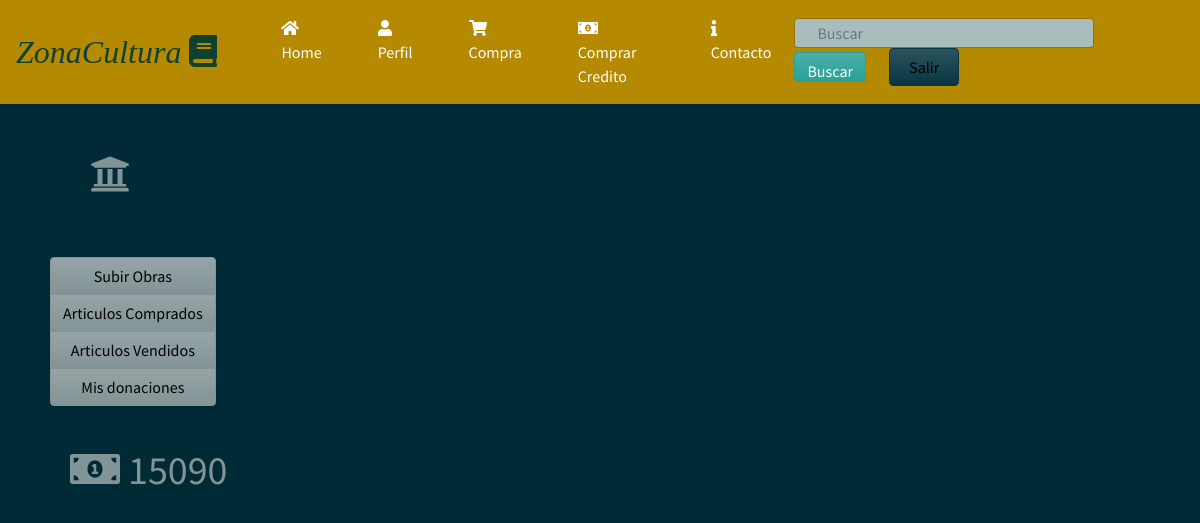
The page /Perfil (signed in) on the database as committed earlier.
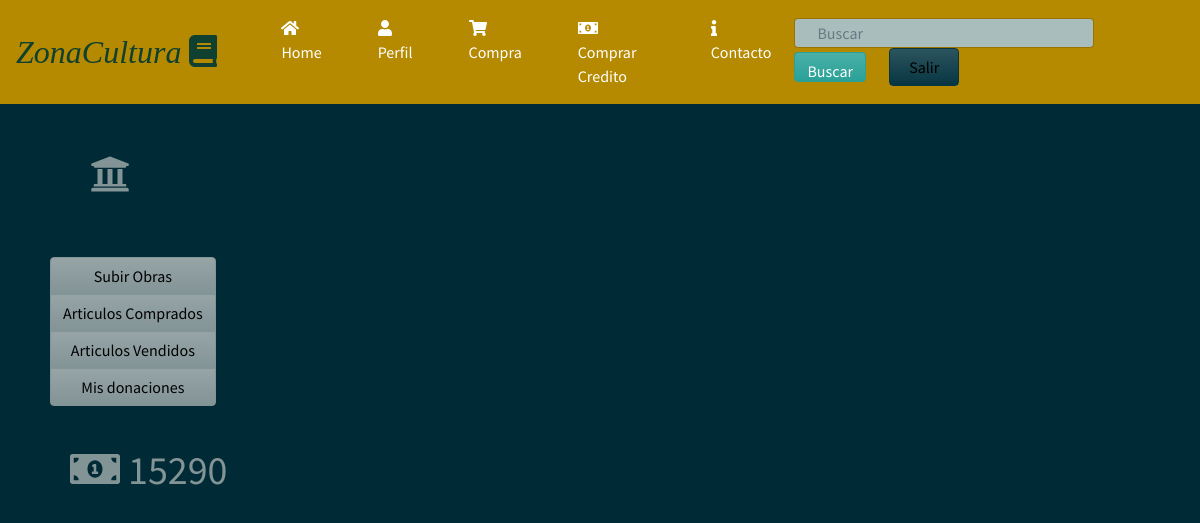
The same page on the database as committed later.
### homePage/models.py (models this page shows, shortened)
class infousuario(models.Model):
	balance= models.IntegerField(default=0)
	user= models.OneToOneField (User,on_delete=models.CASCADE)
	aficiones= models.ManyToManyField(Aficion, blank=True)
	es_CreadorDeContenido= models.BooleanField(default=False)
	profile_img=models.ImageField(upload_to='images/profile/',default='images/profile/perfilb.jpg',null=False,blank=False)
	es_Nada= models.BooleanField(default=False)

### homePage/views.py (the view)
# urls.py: url(r'^Perfil$',views.perfil_view,name='perfil'),
@login_required(login_url='/')
def perfil_view(request):
	user=infousuario.objects.get(user=request.user)
	return render(request, 'Perfil.html',{'user':user})

### homePage/templates/Perfil.html (shortened to what this page needs)
{% load staticfiles %}
<!DOCTYPE html>
<html>
<head>
	<link rel="stylesheet" type="text/css" href="{% static 'css/bootstrap1.min.css' %}">
	<link rel="stylesheet" href="https://use.fontawesome.com/releases/v5.0.8/css/solid.css">
    <link rel="stylesheet" href="static/css/paginahome.css">
</head>
<body>
	<nav class="navbar navbar-expand-lg navbar-dark bg-primary">
  		<a class="navbar-brand"><em><font size="6" color="#0F4030" face="Trebuchet MS">ZonaCultura  <i class="fas fa-book"></i></font></em></a>
  	<div class="collapse navbar-collapse" id="navbarColor01">
    	<ul class="navbar-nav mr-auto">
      		<li class="nav-item active">
        		<a class="nav-link" href="/HomePage"><i class="fas fa-home"></i> Home<span class="sr-only">(current)</span></a>
      		</li>
      		<li class="nav-item active">
        		<a class="nav-link" href="Perfil"><i class="fas fa-user"></i> Perfil</a>
      		</li>
      		<li class="nav-item active">
        		<a class="nav-link" href="CarritoVista"><i class="fas fa-shopping-cart"></i> Compra</a>
      		</li>
          <li class="nav-item active">
            <a class="nav-link" href="CompraCredito"><i class="fas fa-money-bill-alt"></i> Comprar Credito</a>
          </li>
          <li class="nav-item active">
            <a class="nav-link" href=""><i class="fas fa-info"></i>  Contacto</a>
          </li>
    	</ul>
    	<form class="form-inline my-2 my-lg-2">
    		<div class="col-12">
      			<input class="form-control mr-sm-0" type="text" placeholder="Buscar" id="input-search">
      			<button class="btn btn-success" type="submit" id="Buscar">Buscar</button>
      			<button class="btn btn-dark my-5 my-sm-0" type="submit" id="Salir"><a href="">Salir</a></button>
      		</div>
    	</form>
  	</div>
  </nav>
  <div>
    <div class="row">
      <div class="col col-3">
          <h1><i class="fas fa-university" id="lll"></i></h1>
          <div class="btn-group-vertical" data-toggle="buttons">
            <button type="button" class="btn btn-secondary"><a href="SubirObra">Subir Obras</a></button>
            <button type="button" class="btn btn-secondary"><a href="VistaComprados">Articulos Comprados</a></button>
            <button type="button" class="btn btn-secondary"><a href="VistaCompradores">Articulos Vendidos</a></button>
            <button type="button" class="btn btn-secondary"><a href="VistaDonantes">Mis donaciones</a></button>
          </div>
          <form class="site-form" method="post">
            <h1 id="Credito"><i class="fas fa-money-bill-alt"></i>  {{user.balance}}</h1>
          </form>
      </div>
      <div class="col col-6">
      </div>
      <div class="col col-3"></div>
    </div>
  </div>
</body>
</html>

Rows that differ between the two databases and show on the page:
changed infousuario: balance "15090" → "15290"
